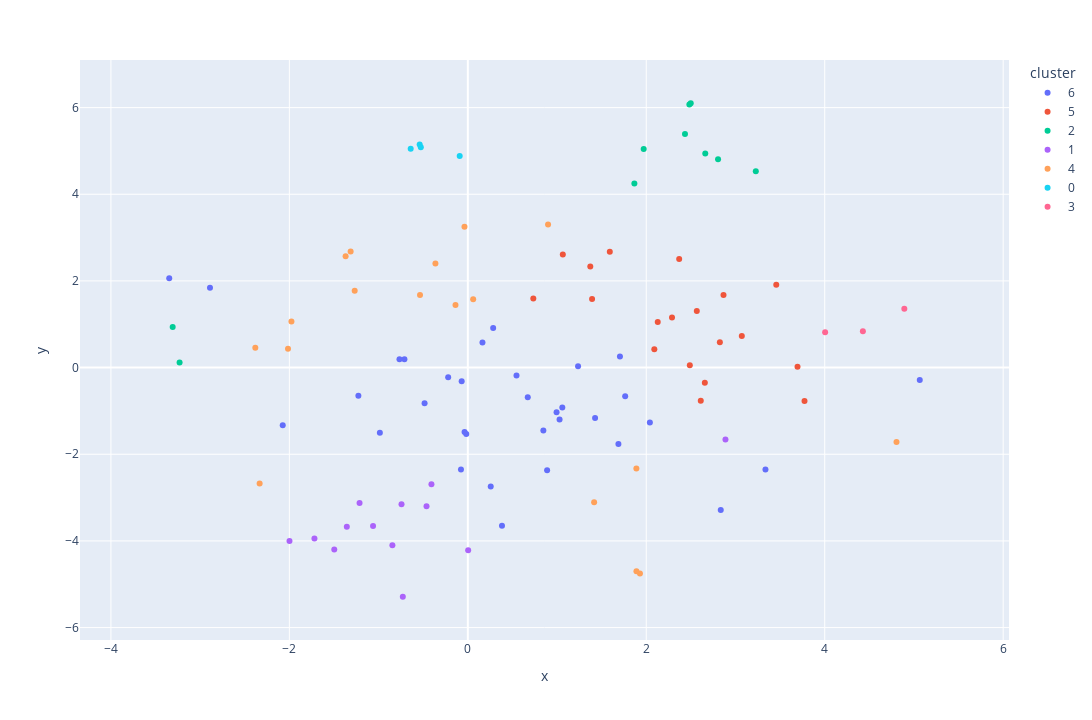

The notebook cell this image was saved under:
### Code cell
visualize_tsne(model, sample_df, "tokenize_desc_tag", 7)

### Figure 1 — Plotly figure (JSON) as saved in the notebook; plotly's stock layout.template omitted (floating-point values rounded to 4 significant figures)
{"data": [{"hovertemplate": "<b>%{hovertext}</b>", "hovertext": ["Baldur's Gate 3", "Cyberpunk 2077", "Rust", "Grand Theft Auto V", "DAVE THE DIVER", "ELDEN RING", "Red Dead Redemption 2", "Project Zomboid", "Raft", "Starfield", "Wayfinder", "Sea of Thieves 2023 Edition", "Metro Exodus", "Path of Exile", "Call of Duty®: Black Ops III", "Terraria", "Stellaris", "Deep Rock Galactic", "Dead Cells", "ARK: Survival Evolved", "Vampire Survivors", "Shadow Gambit: The Cursed Crew", "theHunter: Call of the Wild™", "DayZ", "Darkest Dungeon® II", "The Elder Scrolls V: Skyrim Special Edition", "It Takes Two", "Contraband Police", "Don't Starve Together", "The Binding of Isaac: Rebirth", "New World", "Valheim", "BlazBlue Entropy Effect"], "legendgroup": "6", "marker": {"color": "#636efa", "symbol": "circle"}, "mode": "markers", "name": "6", "orientation": "v", "showlegend": true, "type": "scatter", "x": [0.8465, 2.835, -1.227, -2.89, -0.9857, 1.688, 3.336, -0.01733, -0.7106, 1.028, 0.9945, 0.5455, -2.074, 1.059, 1.705, -0.06896, 0.164, 1.426, 2.04, -0.2202, -0.07675, 0.8888, 5.065, -0.03655, 0.3828, 0.6718, 1.236, -3.346, -0.7659, 0.2567, 0.284, -0.4845, 1.764], "xaxis": "x", "y": [-1.451, -3.289, -0.6521, 1.842, -1.502, -1.765, -2.355, -1.531, 0.1905, -1.198, -1.028, -0.1803, -1.33, -0.9212, 0.2533, -0.3147, 0.5795, -1.166, -1.268, -0.223, -2.351, -2.37, -0.2855, -1.488, -3.648, -0.6865, 0.03096, 2.062, 0.1919, -2.744, 0.9132, -0.8205, -0.66], "yaxis": "y"}, {"hovertemplate": "<b>%{hovertext}</b>", "hovertext": ["Counter-Strike: Global Offensive", "Apex Legends™", "Call of Duty®", "PUBG: BATTLEGROUNDS", "NARAKA: BLADEPOINT", "Tom Clancy's Rainbow Six® Siege", "Team Fortress 2", "Dota 2", "Warframe", "BattleBit Remastered", "Street Fighter™ 6", "Destiny 2", "ARMORED CORE™ VI FIRES OF RUBICON™", "World of Tanks Blitz", "Ratchet & Clank: Rift Apart", "Eternal Return", "Brawlhalla", "DRAGON BALL Z: KAKAROT", "Garry's Mod"], "legendgroup": "5", "marker": {"color": "#EF553B", "symbol": "circle"}, "mode": "markers", "name": "5", "orientation": "v", "showlegend": true, "type": "scatter", "x": [3.457, 2.128, 1.065, 1.373, 2.656, 2.566, 2.369, 2.488, 2.09, 2.866, 3.071, 0.7338, 2.288, 1.591, 2.611, 1.393, 2.825, 3.774, 3.695], "xaxis": "x", "y": [1.91, 1.05, 2.611, 2.335, -0.3512, 1.308, 2.504, 0.054, 0.4215, 1.673, 0.7273, 1.594, 1.155, 2.675, -0.7625, 1.584, 0.5864, -0.7688, 0.01955], "yaxis": "y"}, {"hovertemplate": "<b>%{hovertext}</b>", "hovertext": ["Forza Horizon 5", "War Thunder", "Forza Horizon 4", "Euro Truck Simulator 2", "American Truck Simulator", "Cities: Skylines", "Microsoft Flight Simulator 40th Anniversary Edition", "F1® 23", "BeamNG.drive", "Planet Zoo"], "legendgroup": "2", "marker": {"color": "#00cc96", "symbol": "circle"}, "mode": "markers", "name": "2", "orientation": "v", "showlegend": true, "type": "scatter", "x": [2.804, 1.867, 2.661, 2.498, 2.483, -3.308, 1.971, 3.227, 2.434, -3.23], "xaxis": "x", "y": [4.809, 4.247, 4.941, 6.098, 6.073, 0.9355, 5.045, 4.534, 5.388, 0.119], "yaxis": "y"}, {"hovertemplate": "<b>%{hovertext}</b>", "hovertext": ["Remnant II", "Dead by Daylight", "Phasmophobia", "Sons Of The Forest", "The Texas Chain Saw Massacre", "Fallout 76", "SCP: 5K", "The Outlast Trials", "Escape the Backrooms", "Six Days in Fallujah", "Resident Evil 4", "Dying Light", "Marvel’s Spider-Man Remastered"], "legendgroup": "1", "marker": {"color": "#ab63fa", "symbol": "circle"}, "mode": "markers", "name": "1", "orientation": "v", "showlegend": true, "type": "scatter", "x": [0.003767, -1.062, -1.999, -1.213, -1.497, -0.4628, -1.356, -1.719, -0.7431, -0.7284, -0.8454, -0.4078, 2.888], "xaxis": "x", "y": [-4.216, -3.656, -4.004, -3.127, -4.197, -3.198, -3.675, -3.941, -3.153, -5.287, -4.102, -2.69, -1.657], "yaxis": "y"}, {"hovertemplate": "<b>%{hovertext}</b>", "hovertext": ["FINAL FANTASY XIV Online", "The Elder Scrolls® Online", "Hearts of Iron IV", "Yu-Gi-Oh! Master Duel", "Total War: WARHAMMER III", "World of Warships", "The Sims™ 4", "Hogwarts Legacy", "Farming Simulator 22", "Mount & Blade II: Bannerlord", "Stardew Valley", "Sengoku Dynasty", "RimWorld", "Crusader Kings III", "Graveyard Keeper", "Sid Meier’s Civilization® VI", "BOOK OF HOURS", "Guild Wars 2"], "legendgroup": "4", "marker": {"color": "#FFA15A", "symbol": "circle"}, "mode": "markers", "name": "4", "orientation": "v", "showlegend": true, "type": "scatter", "x": [-0.5358, -0.1382, -0.03759, 4.804, -2.333, 0.8992, -2.382, 1.889, 1.929, -1.37, 1.89, -1.268, -2.015, -1.313, -1.977, -0.3631, 1.416, 0.06007], "xaxis": "x", "y": [1.676, 1.443, 3.248, -1.718, -2.673, 3.304, 0.4594, -2.331, -4.75, 2.571, -4.698, 1.772, 0.4323, 2.677, 1.064, 2.403, -3.106, 1.58], "yaxis": "y"}, {"hovertemplate": "<b>%{hovertext}</b>", "hovertext": ["EA SPORTS™ FIFA 23", "Football Manager 2023", "Madden NFL 24", "EA SPORTS FC™ 24"], "legendgroup": "0", "marker": {"color": "#19d3f3", "symbol": "circle"}, "mode": "markers", "name": "0", "orientation": "v", "showlegend": true, "type": "scatter", "x": [-0.5397, -0.09101, -0.6403, -0.5269], "xaxis": "x", "y": [5.151, 4.884, 5.048, 5.085], "yaxis": "y"}, {"hovertemplate": "<b>%{hovertext}</b>", "hovertext": ["PAYDAY 2", "Hunt: Showdown", "Ready or Not"], "legendgroup": "3", "marker": {"color": "#FF6692", "symbol": "circle"}, "mode": "markers", "name": "3", "orientation": "v", "showlegend": true, "type": "scatter", "x": [4.005, 4.428, 4.892], "xaxis": "x", "y": [0.8164, 0.8387, 1.36], "yaxis": "y"}], "layout": {"height": 720, "legend": {"title": {"text": "cluster"}, "tracegroupgap": 0}, "margin": {"t": 60}, "width": 1280, "xaxis": {"anchor": "y", "domain": [0, 1], "range": [-4.346, 6.065], "title": {"text": "x"}}, "yaxis": {"anchor": "x", "domain": [0, 1], "range": [-6.287, 7.098], "title": {"text": "y"}}}}
